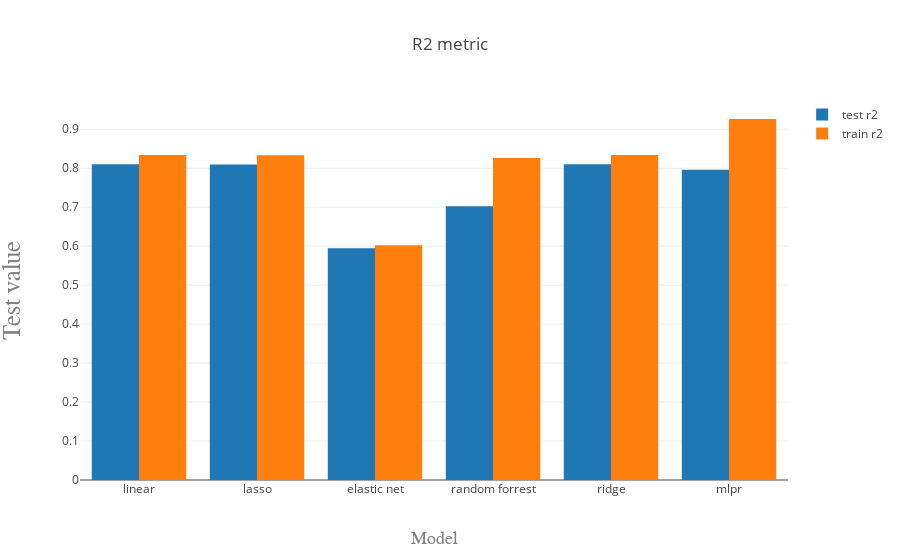

Source (notebook cell):
### Markdown cell above
# Metrics:

### Code cell
trace1 = go.Bar(
    x=results.index,
    y=results['test r2'],
    name='test r2'
)
trace2 = go.Bar(
    x=results.index,
    y=results['train r2'],
    name='train r2'
)

data = [trace1, trace2]
layout = go.Layout(
    barmode='group',
    
    title='R2 metric',
    xaxis=dict(
        title='Model',
        titlefont=dict(
            family='Courier New, monospace',
            size=18,
            color='#7f7f7f'
        )
    ),
    yaxis=dict(
        title='Test value',
        titlefont=dict(
            family='Courier New, monospace',
            size=25,
            color='#7f7f7f'
        )
    ) 
)

fig = go.Figure(data=data, layout=layout)
py.iplot(fig, filename='grouped-bar')

### Figure 1 — Plotly figure (JSON) as saved in the notebook; plotly's stock layout.template omitted (floating-point values rounded to 4 significant figures)
{"data": [{"name": "test r2", "type": "bar", "x": ["linear", "lasso", "elastic net", "random forrest", "ridge", "mlpr"], "y": [0.8101, 0.8098, 0.5949, 0.7022, 0.8101, 0.7963]}, {"name": "train r2", "type": "bar", "x": ["linear", "lasso", "elastic net", "random forrest", "ridge", "mlpr"], "y": [0.834, 0.8336, 0.6021, 0.8263, 0.834, 0.9264]}], "layout": {"barmode": "group", "title": "R2 metric", "xaxis": {"title": "Model", "titlefont": {"color": "#7f7f7f", "family": "Courier New, monospace", "size": 18}}, "yaxis": {"title": "Test value", "titlefont": {"color": "#7f7f7f", "family": "Courier New, monospace", "size": 25}}}}
